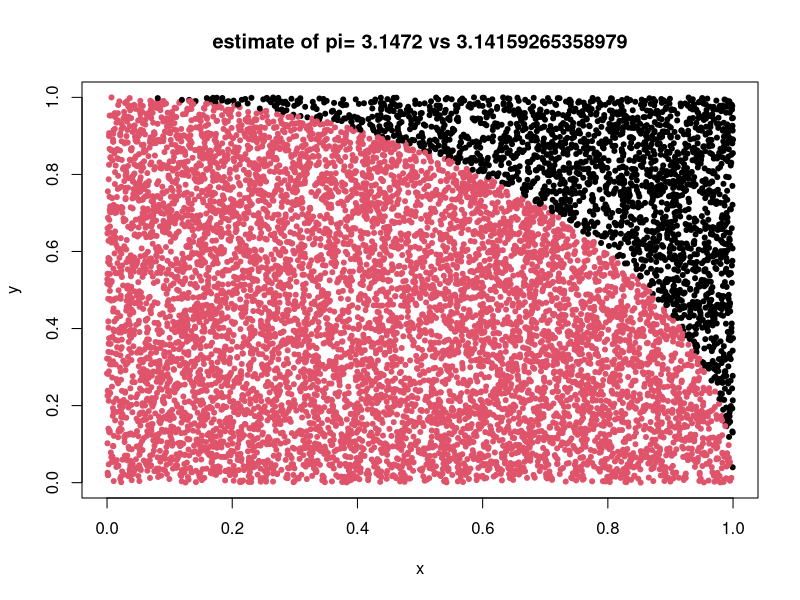
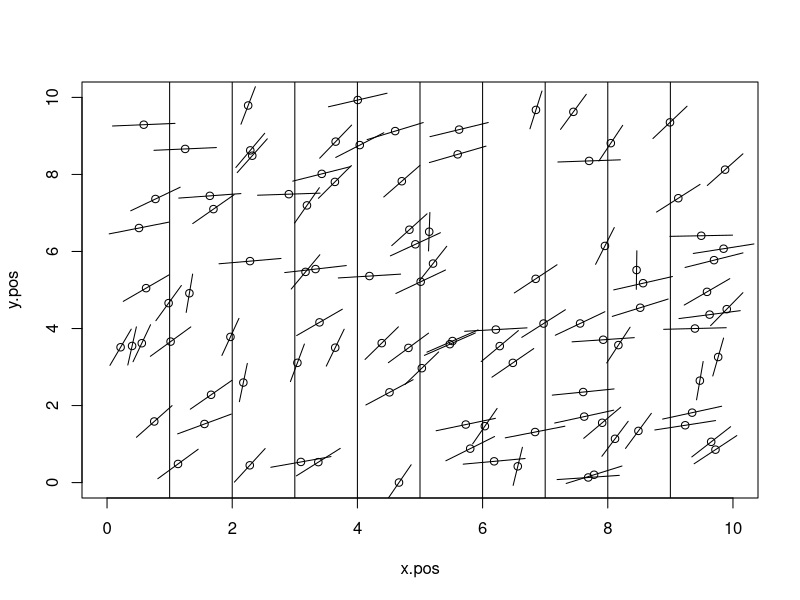
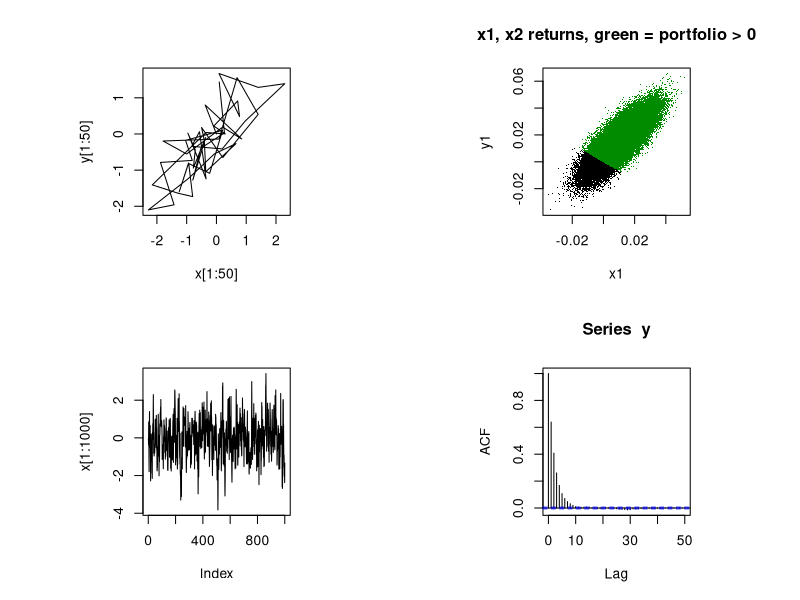

The R script that drew these images, in order:
## ---- chunk 1
options(digits=15)
#cat("pi=",pi,"\n",sep="")
set.seed(123456)
samples <- 10000
point_container <- matrix(0,nrow=samples, ncol=3)
i <- 0
while(i<samples){
  i <- i+1
  current_point <- runif(n=2,min=0,max=1) #staying in first quad
  dist_from_origin <- sqrt(sum(current_point^2))
  point_container[i,] <- c(current_point,ifelse(dist_from_origin>1,0,1))
}
our_pi <- 4*sum(point_container[,3])/samples
plot(point_container[,1],point_container[,2],
     col=point_container[,3]+1,pch=20,
     main=paste("estimate of pi=",our_pi, "vs",pi),
     xlab="x",ylab="y")
## ---- chunk 2

n <- 100
# choose positions of center of needle . Note the " board " is 10X10 , vertical lines x. pos <- runif (n ,0 ,10)
x.pos <- runif(n,0,10)
y.pos <- runif(n,0,10)
rotation <- runif(n,0,pi/2)
# figure out the x,y coords of the match endpoints
x.max <- x.pos + 0.5* cos(rotation)
x.min <- x.pos - 0.5* cos(rotation)
y.max <- y.pos + 0.5* sin(rotation)
y.min <- y.pos - 0.5* sin(rotation)
# draw the board

plot(x=x.pos,y=y.pos,xlim=c(0,10),ylim=c(0,10))
# draw the lines
abline(v=seq(1,9,1))
# draw the needles
segments(x.min,y.min,x.max,y.max)

## ---- chunk 3
set.seed(1212)
m = 100000; x = y = numeric(m); x[1] = y[1] = 0  # initial conditions
rho = 0.8; sgm = sqrt(1 - rho^2)                 # correlation and standard deviation

for (i in 2:m) {                                 # Gibbs Sampler Loop
  x[i] = rnorm(1, rho*y[i-1], sgm)
  y[i] = rnorm(1, rho*x[i], sgm)
}

alpha.1 = beta.1 = .01
alpha.2 = .015; beta.2 = .012
x1 = alpha.1 +beta.1*x          # x1 ~ N(alpha.1, beta.1)
y1 = alpha.2 +beta.2*y          # x2 ~ N(alpha.2, beta.2)

a= .4; b= .6                    # Portfolio weights
w = a*x1 + b*y1

par(mfrow=c(2,2), pty="s") # 2 x 2 array of square plots
plot(x[1:50], y[1:50], type="l")
plot(x1, y1, pch=".", main = "x1, x2 returns, green = portfolio > 0");points(x1[w>0], y1[w>0], pch=".", col="green4")
plot(x[1:1000], type="l"); acf(y)
